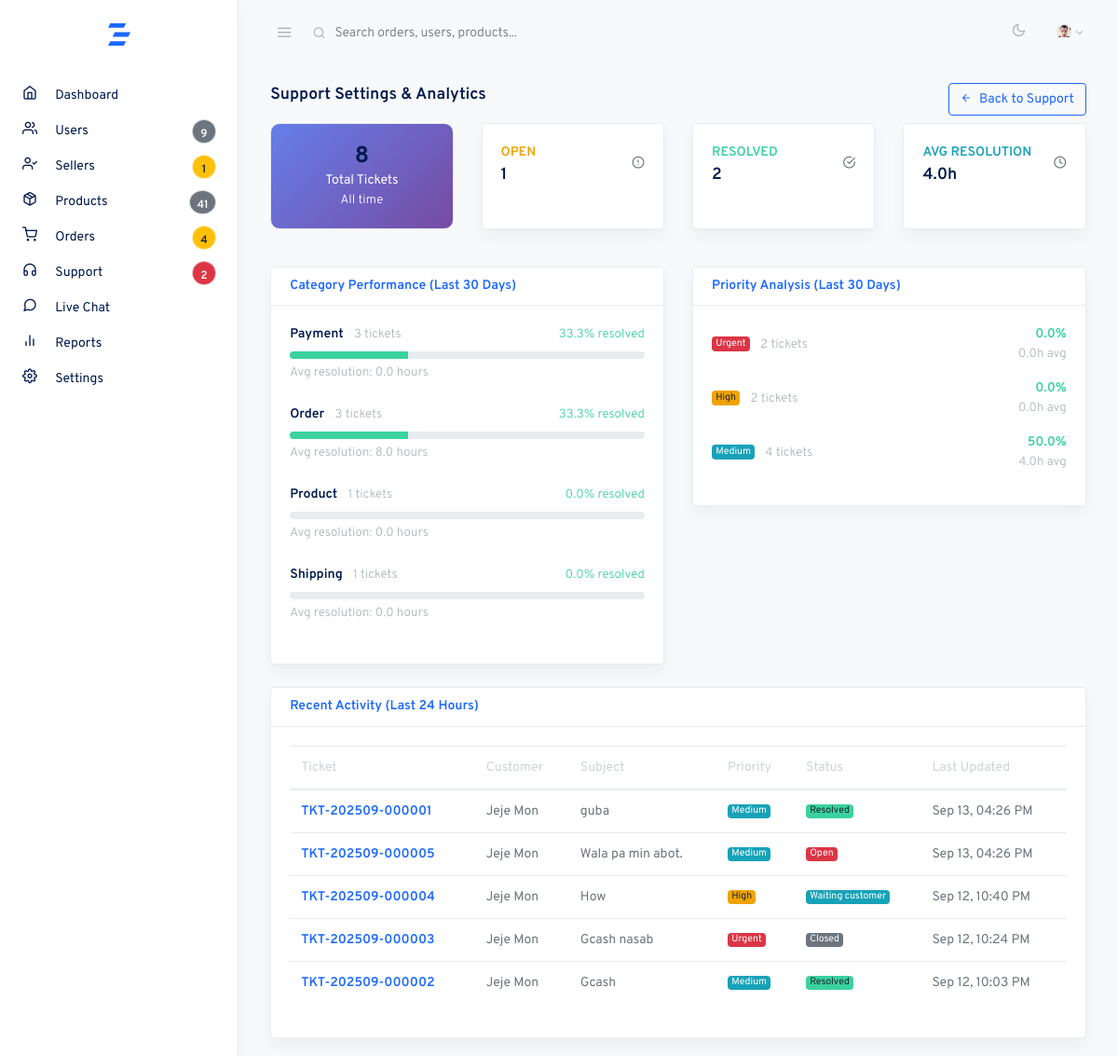
Screenshot of /admin/support_settings.php (signed in) with the database file from the repository.
### tables this page shows
CREATE TABLE `support_tickets` (
  `id` bigint(20) NOT NULL,
  `ticket_number` varchar(50) NOT NULL,
  `user_id` bigint(20) NOT NULL,
  `subject` varchar(255) NOT NULL,
  `category` enum('order','product','payment','shipping','technical','other') NOT NULL,
  `priority` enum('low','medium','high','urgent') DEFAULT 'medium',
  `status` enum('open','in_progress','waiting_customer','resolved','closed') DEFAULT 'open',
  `order_id` bigint(20) DEFAULT NULL,
  `created_at` timestamp NOT NULL DEFAULT current_timestamp(),
  `updated_at` timestamp NOT NULL DEFAULT current_timestamp() ON UPDATE current_timestamp(),
  `resolved_at` timestamp NULL DEFAULT NULL,
  `customer_last_seen` timestamp NULL DEFAULT NULL
);

### admin/support_settings.php (the view, shortened to what the rows shown need)
<?php
require_once 'config/database.php';
try {
    $activity_query = $pdo->query("
        SELECT
            st.ticket_number,
            st.subject,
            st.status,
            st.priority,
            st.updated_at,
            CONCAT(u.first_name, ' ', u.last_name) as customer_name
        FROM support_tickets st
        LEFT JOIN users u ON st.user_id = u.id
        WHERE st.updated_at >= DATE_SUB(NOW(), INTERVAL 24 HOUR)
        ORDER BY st.updated_at DESC
        LIMIT 10
    ");
    $recent_activity = $activity_query->fetchAll();
} catch (PDOException $e) {
    $stats = [];
    $categories = [];
    $priorities = [];
    $recent_activity = [];
}
include 'includes/layout_start.php';
?>
                        <div class="row align-items-center mb-2">
                            <div class="col">
                                <h2 class="h5 page-title">Support Settings & Analytics</h2>
                            </div>
                        </div>
                        <div class="row">
                            <div class="col-12">
                                <div class="card shadow">
                                    <div class="card-body">
                                        <?php if (!empty($recent_activity)): ?>
                                            <div class="table-responsive">
                                                <table class="table table-hover">
                                                    <thead>
                                                        <tr>
                                                            <th>Ticket</th>
                                                            <th>Customer</th>
                                                            <th>Subject</th>
                                                            <th>Priority</th>
                                                            <th>Status</th>
                                                            <th>Last Updated</th>
                                                        </tr>
                                                    </thead>
                                                    <tbody>
                                                        <?php foreach ($recent_activity as $activity): ?>
                                                            <tr>
                                                                <td>
                                                                    <a href="ticket_detail.php?id=<?php echo $activity['id'] ?? ''; ?>" class="font-weight-bold">
                                                                        <?php echo htmlspecialchars($activity['ticket_number']); ?>
                                                                    </a>
                                                                </td>
                                                                <td><?php echo htmlspecialchars($activity['customer_name']); ?></td>
                                                                <td><?php echo htmlspecialchars($activity['subject']); ?></td>
                                                                <td>
                                                                    <span class="badge badge-<?php
                                                                        echo $activity['priority'] === 'urgent' ? 'danger' :
                                                                            ($activity['priority'] === 'high' ? 'warning' :
                                                                            ($activity['priority'] === 'medium' ? 'info' : 'secondary'));
                                                                    ?>">
                                                                        <?php echo ucfirst($activity['priority']); ?>
                                                                    </span>
                                                                </td>
                                                                <td>
                                                                    <span class="badge badge-<?php
                                                                        echo $activity['status'] === 'open' ? 'danger' :
                                                                            ($activity['status'] === 'in_progress' ? 'warning' :
                                                                            ($activity['status'] === 'waiting_customer' ? 'info' :
                                                                            ($activity['status'] === 'resolved' ? 'success' : 'secondary')));
                                                                    ?>">
                                                                        <?php echo ucfirst(str_replace('_', ' ', $activity['status'])); ?>
                                                                    </span>
                                                                </td>
                                                                <td><?php echo date('M d, h:i A', strtotime($activity['updated_at'])); ?></td>
                                                            </tr>
                                                        <?php endforeach; ?>
                                                    </tbody>
                                                </table>
                                            </div>
                                        <?php endif; ?>
                                    </div>
                                </div>
                            </div>
                        </div>
<?php include 'includes/layout_end.php'; ?>

### rows the page displays
support_tickets: ticket_number "TKT-202509-000001", customer_name "Jeje Mon", subject "guba", priority "Medium", status "Resolved", updated_at "Sep 13, 04:26 PM"
support_tickets: ticket_number "TKT-202509-000005", customer_name "Jeje Mon", subject "Wala pa min abot.", priority "Medium", status "Open", updated_at "Sep 13, 04:26 PM"
support_tickets: ticket_number "TKT-202509-000004", customer_name "Jeje Mon", subject "How", priority "High", status "Waiting customer", updated_at "Sep 12, 10:40 PM"
support_tickets: ticket_number "TKT-202509-000003", customer_name "Jeje Mon", subject "Gcash nasab", priority "Urgent", status "Closed", updated_at "Sep 12, 10:24 PM"
support_tickets: ticket_number "TKT-202509-000002", customer_name "Jeje Mon", subject "Gcash", priority "Medium", status "Resolved", updated_at "Sep 12, 10:03 PM"

### other values shown
$total_users "9"
$pending_sellers "1"
$total_products "41"
$pending_orders "4"
$open_tickets "2"
$stats['total_tickets'] "8"
$stats['open_tickets'] "1"
$stats['resolved_tickets'] "2"
$avg_hours "4.0"
$category['category'] "Payment"
$category['count'] "3"
$resolution_rate "33.3"
$avg_time "0.0"
$category['category'] "Order"
$avg_time "8.0"
